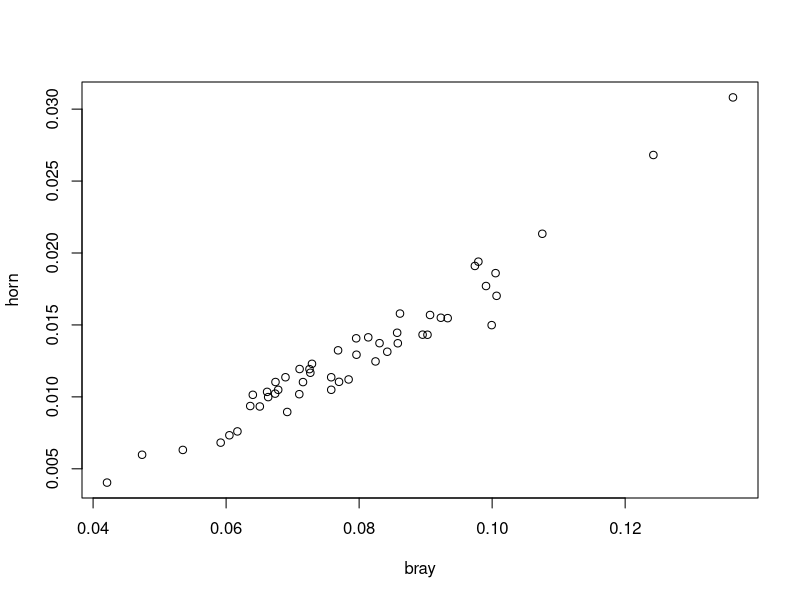
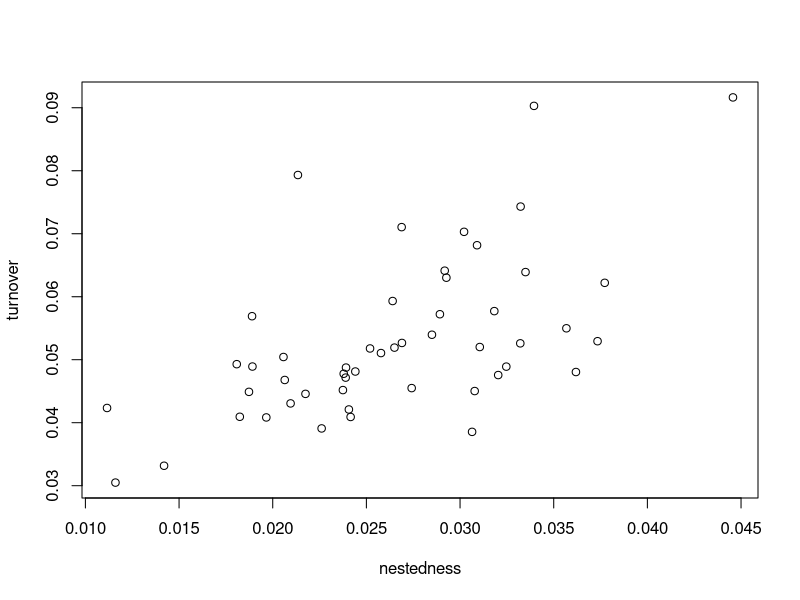
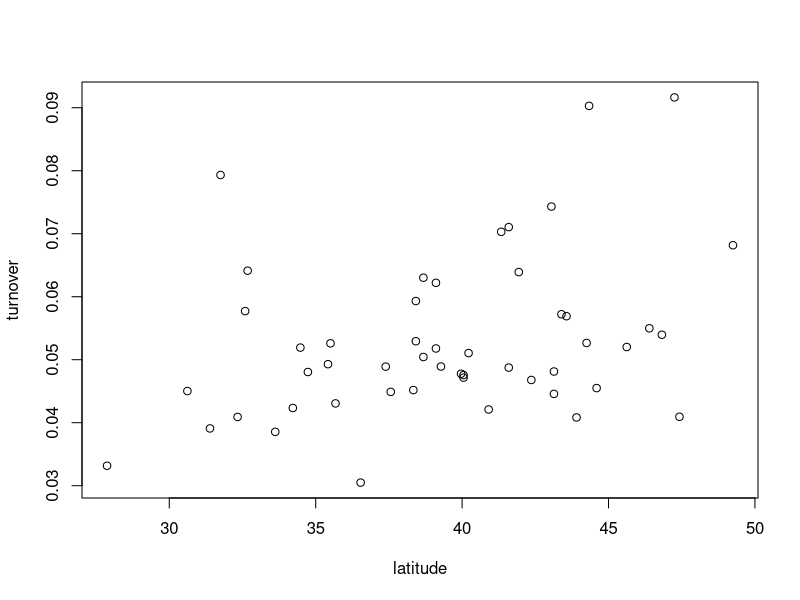
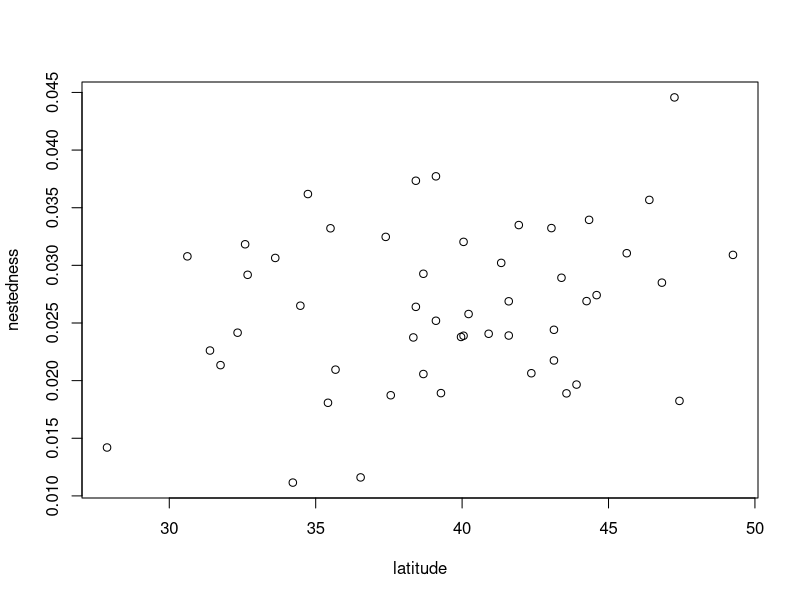
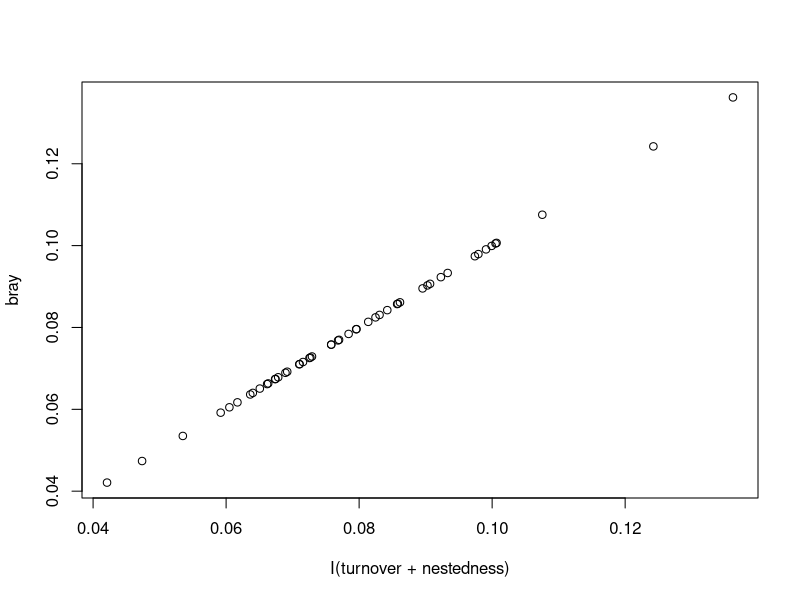
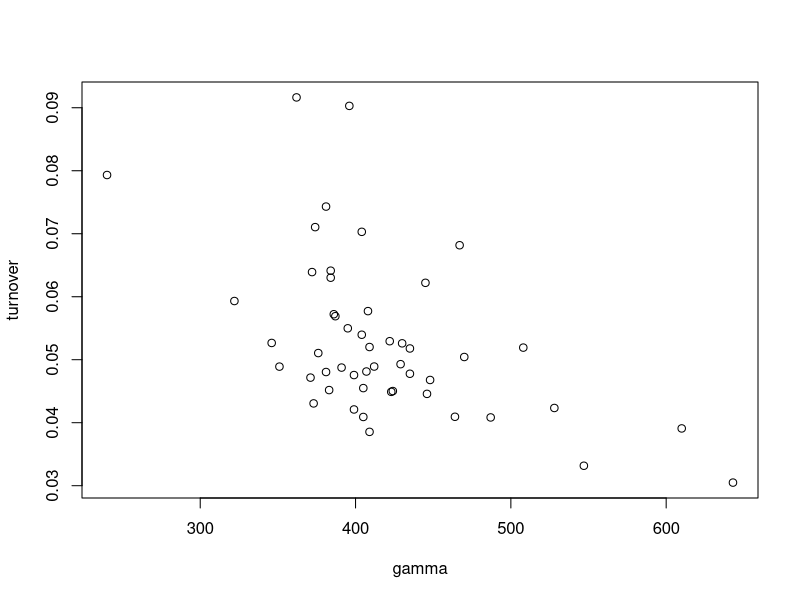
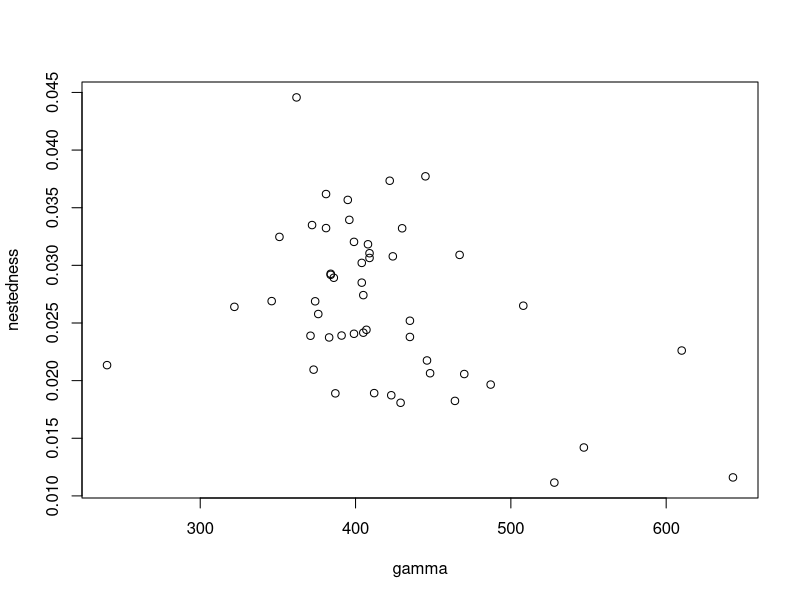
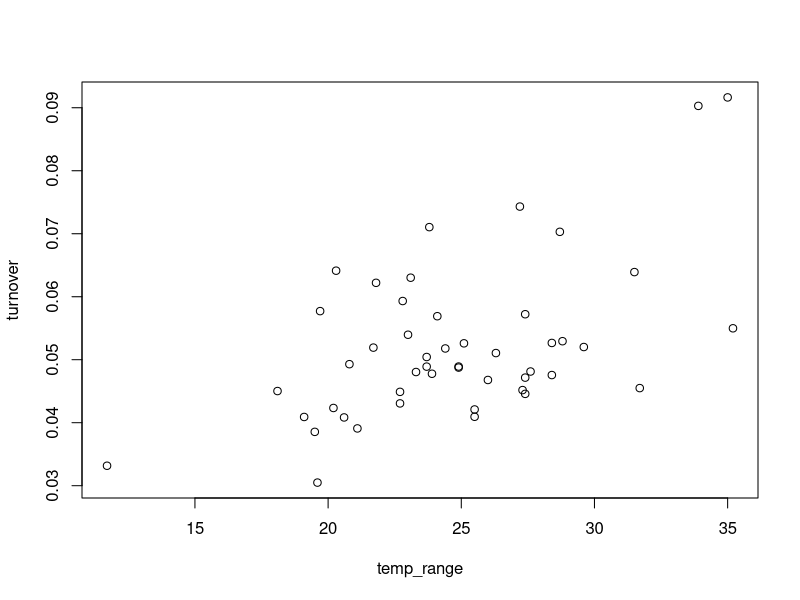

The R script that drew these images, in order:
library(tidyverse)
distances <- read_csv("data/distances.csv")

plot(horn~bray,data = distances)

# Exploring beta diversity components
plot(turnover~nestedness,data = distances)
plot(turnover~latitude,data = distances)
plot(nestedness~latitude,data = distances)
plot(bray~I(turnover+nestedness),data = distances)

plot(turnover~gamma,data = distances)
plot(nestedness~gamma,data = distances)
plot(turnover~temp_range,data = distances)
plot(nestedness~temp_range,data = distances)
